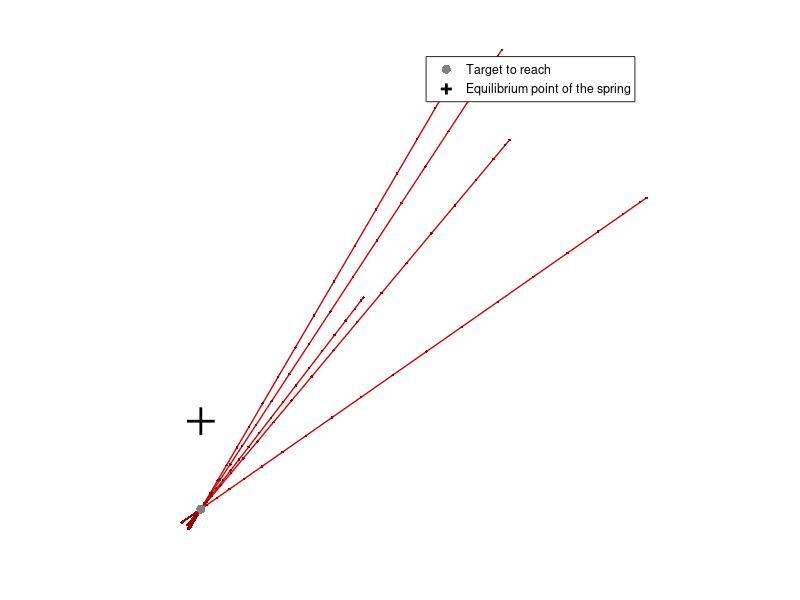

This figure's MATLAB source:
function demo_MPC_iterativeLQR04
% Control of a spring attached to a point with linear quadratic tracking (with feedback and feedforward terms using the recursive formulation).
%
% If this code is useful for your research, please cite the related publication:
% @incollection{Calinon19chapter,
% 	author="Calinon, S. and Lee, D.",
% 	title="Learning Control",
% 	booktitle="Humanoid Robotics: a Reference",
% 	publisher="Springer",
% 	editor="Vadakkepat, P. and Goswami, A.", 
% 	year="2019",
% 	pages="1261--1312",
% 	doi="10.1007/978-94-007-6046-2_68"
% }
% 
% Copyright (c) 2019 Idiap Research Institute, http://idiap.ch/
% Written by Sylvain Calinon, http://calinon.ch/
% 
% This file is part of PbDlib, http://www.idiap.ch/software/pbdlib/
% 
% PbDlib is free software: you can redistribute it and/or modify
% it under the terms of the GNU General Public License version 3 as
% published by the Free Software Foundation.
% 
% PbDlib is distributed in the hope that it will be useful,
% but WITHOUT ANY WARRANTY; without even the implied warranty of
% MERCHANTABILITY or FITNESS FOR A PARTICULAR PURPOSE. See the
% GNU General Public License for more details.
% 
% You should have received a copy of the GNU General Public License
% along with PbDlib. If not, see <http://www.gnu.org/licenses/>.

addpath('./m_fcts/');


%% Parameters
%%%%%%%%%%%%%%%%%%%%%%%%%%%%%%%%%%%%%%%%%%%%%%%%%%%%%%%%%%%%%%%%%%%%%%%%%%%
nbVarPos = 2; %Dimension of position data (here: x1,x2)
nbDeriv = 2; %Number of static and dynamic features (nbDeriv=2 for [x,dx] and u=ddx)
nbVar = nbVarPos * (nbDeriv+1); %Dimension of state vector
dt = 1E-2; %Time step duration
rfactor = 1E-4;	%Control cost in LQR
kP = 0; %Stiffness gain (initial estimate)
kV = (2*kP)^.5; %Damping gain (with ideal underdamped damping ratio)
%kV = 2*kP^.5; %Damping (for critically damped system)

nbRepros = 5; %Number of reproductions
nbData = 200; %Number of datapoints


%% Dynamical System settings (discrete version)
%%%%%%%%%%%%%%%%%%%%%%%%%%%%%%%%%%%%%%%%%%%%%%%%%%%%%%%%%%%%%%%%%%%%%%%%%%%
%Dynamical System settings (discrete version)
Ac = kron([0, 1, 0; -kP, -kV, kP; 0, 0, 0], eye(nbVarPos));
A = eye(nbVar) + Ac * dt;
B = kron([dt^2/2; dt; 0], eye(nbVarPos));
%Control cost matrix
R = eye(nbVarPos) * rfactor;


%% Setting tracking task
%%%%%%%%%%%%%%%%%%%%%%%%%%%%%%%%%%%%%%%%%%%%%%%%%%%%%%%%%%%%%%%%%%%%%%%%%%%
xTar = [0; 3]; %Equilibrium point of the spring
Mu = [zeros(nbVarPos,1); zeros(nbVarPos,1); xTar];
Gamma = blkdiag(eye(nbVarPos)*1E1, zeros(nbVarPos), zeros(nbVarPos));


%% Iterative LQR reproduction (finite horizon, discrete version)
%%%%%%%%%%%%%%%%%%%%%%%%%%%%%%%%%%%%%%%%%%%%%%%%%%%%%%%%%%%%%%%%%%%%%%%%%%%
P = zeros(nbVar,nbVar,nbData);
P(:,:,end) = Gamma;
d = zeros(nbVar, nbData);
Q = Gamma;

%Backward computation
for t=nbData-1:-1:1	
	P(:,:,t) = Q - A' * (P(:,:,t+1) * B / (B' * P(:,:,t+1) * B + R) * B' * P(:,:,t+1) - P(:,:,t+1)) * A;
	d(:,t) = (A' - A' * P(:,:,t+1) * B / (R + B' * P(:,:,t+1) * B) * B' ) * (P(:,:,t+1) * (A * Mu - Mu) + d(:,t+1));
end

%Reproduction with feedback (FB) and feedforward (FF) terms
for n=1:nbRepros
	X = [10; 10; zeros(2,1); xTar] + [randn(2,1)*3E0; zeros(4,1)]; 
	r(n).X0 = X;
	for t=1:nbData
		r(n).Data(:,t) = X; %Log data
		K = (B' * P(:,:,t) * B + R) \ B' * P(:,:,t) * A; %FB gain
		
% 		%Test ratio between kp and kv
% 		kp = eigs(K(:,1:2));
% 		kv = eigs(K(:,3:4));
% 		ratio = kv ./ (2.*kp).^.5
		
% 		figure; hold on;
% 		plotGMM(zeros(2,1), K(:,1:2), [.8 0 0],.3);
% 		plotGMM(zeros(2,1), K(:,3:4), [.8 0 0],.3);
% 		axis equal;
% 		pause;
% 		close all;

		M = -(B' * P(:,:,t) * B + R) \ B' * (P(:,:,t) * (A * Mu - Mu) + d(:,t)); %FF term
		u = K * (Mu - X) + M; %Acceleration command with FB and FF terms
		X = A * X + B * u; %Update of state vector
	end
end


%% Plot
%%%%%%%%%%%%%%%%%%%%%%%%%%%%%%%%%%%%%%%%%%%%%%%%%%%%%%%%%%%%%%%%%%%%%%%%%%%
figure('position',[10 10 1200 1200],'color',[1 1 1]); hold on; axis off;
for n=1:nbRepros
	plot(r(n).Data(1,:), r(n).Data(2,:), '-','linewidth',1,'color',[.8 0 0]);
	plot(r(n).Data(1,:), r(n).Data(2,:), '.','markersize',6,'color',[.6 0 0]);
end
%plotGMM(Mu(1:2,:), Sigma(1:2,1:2,:), [0.5 0.5 0.5]);
h(1) = plot(Mu(1,:), Mu(2,:), 'k.','markersize',20, 'color', [0.5 0.5 0.5]);
h(2) = plot(xTar(1),xTar(2),'k+','markersize',20,'linewidth',2);
legend(h,{'Target to reach','Equilibrium point of the spring'});
axis equal;

%print('-dpng','graphs/demo_iterativeLQR04.png');
pause;
close all;